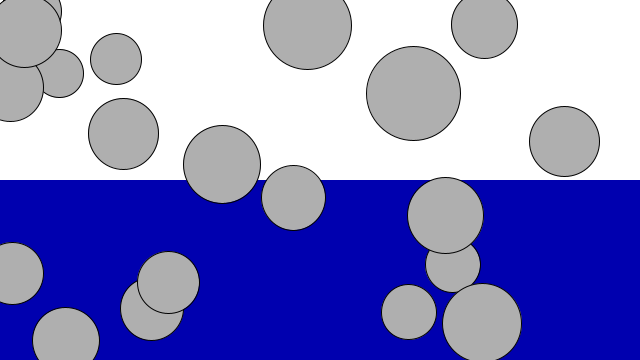
Frame 1 (no input)
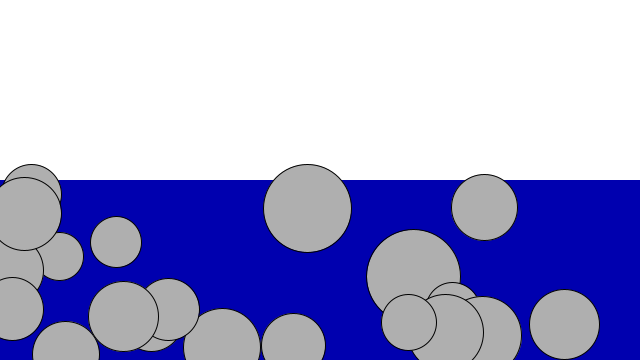
Frame 60 (the mouse pressed at the canvas centre just before this capture)
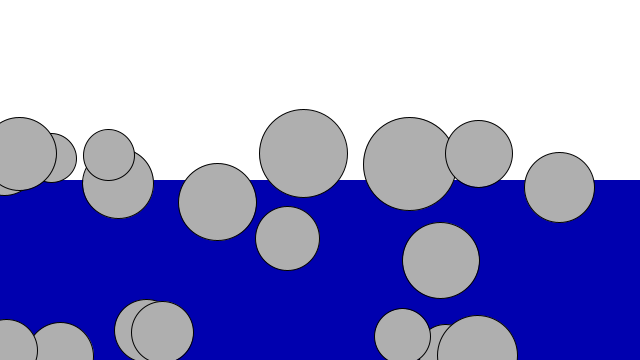
Frame 120 (the mouse held since frame 60 and released just before this capture)

The Processing sketch that drew these frames (run headless with seeded random() and noise(); from frame 60 on, the mouse is pressed at the canvas centre):

// Processing sketch: build
// ── build.pde
// Ch. 2 Forces
// Example 5
Liquid liquid;
Mover[] movers = new Mover[20];

void setup() {
    size(640, 360);
    background(255);

    liquid = new Liquid(0, height/2, width, height/2, 0.2);

    for (int i = 0; i < movers.length; i++) {
        movers[i] = new Mover(random(width), random(height), random(3,6));
    }
}

void draw() {
    background(255, 10);
    liquid.display();

    for (int i = 0; i < movers.length; i++) {

        if (movers[i].isInside(liquid)) {
            movers[i].drag(liquid);
        }

        float m = movers[i].mass;
        PVector gravity = new PVector(0, 0.1 * m);
        movers[i].applyForce(gravity);

        movers[i].update();
        movers[i].checkEdges();
        movers[i].display();
    }

}

void mousePressed() {
    PVector wind = new PVector(map(noise(millis()), 0, 1, -0.5, 0.5), 0);
    for (int i = 0; i < movers.length; i++) {
        movers[i].applyForce(wind);
    }
}

// ── Liquid.pde
class Liquid {
    // A liquid-like substance that drags on objects
    float x, y, w, h;
    float c; // coefficient

    Liquid(float x_, float y_, float w_, float h_, float c_) {
        x = x_;
        y = y_;
        w = w_;
        h = h_;
        c = c_;
    }

    void display() {
        noStroke();
        fill(0, 0, 175); // make it blue
        rect(x, y, w, h);
    }


}

// ── Mover.pde
class Mover {

    PVector dimension;
    PVector location;
    PVector velocity;
    PVector acceleration;
    float mass;

    Mover(float x, float y, float m) {
        // If you pass values, this constructor is called
        mass = m;
        dimension = new PVector(m * 16, m * 16);
        location = new PVector(x, y);
        velocity = new PVector(0, 0);
        acceleration = new PVector(0, 0);
    }

    Mover() {
        // This one's for the lazy ppl out there
        float x = random(width);
        float y = random(height);
        float m = 10;
        mass = m;
        dimension = new PVector(m * 16, m * 16);
        location = new PVector(x, y);
        velocity = new PVector(0, 0);
        acceleration = new PVector(0, 0);
    }

    void applyForce(PVector force) {
        PVector f = PVector.div(force, mass);
        acceleration.add(f);
    }

    void update() {
        velocity.add(acceleration);
        location.add(velocity);
        acceleration.mult(0);  // Clear acceleration
    }

    void display() {
        stroke(0);
        fill(175);
        ellipse(location.x, location.y, dimension.x, dimension.y);
    }

    void checkEdges() {
        // wraps around sides
        if (location.x > width) {
            location.x = 0;
        } else if (location.x < 0) {
            location.x = width;
        }
        // bounces off top and bottom
        if (location.y < 0) {
            // velocity.y *= -1;
            location.y = 0;
        } else if (location.y > height) {
            velocity.y *= -0.9;
            location.y = height;
        }
    }

    boolean isInside(Liquid l) {
        if (location.x > l.x && location.x < l.w && location.y > l.y && location.y < l.h) {
            return true;
        } else {
            return false;
        }
    }

    void drag(Liquid l) {
        float speed = velocity.mag();
        float dragMagnitude = l.c * speed * speed;

        PVector drag = velocity.get();
        drag.mult(-1);
        drag.normalize();

        drag.mult(dragMagnitude);
        applyForce(drag);
    }
}
